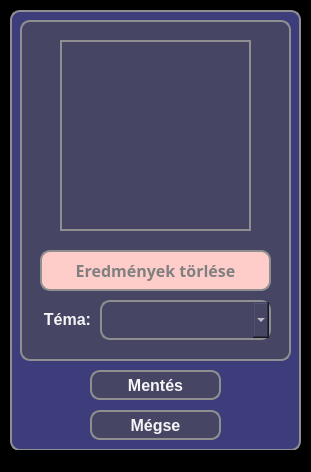
<?xml version="1.0" encoding="UTF-8"?>
<ui version="4.0">
 <class>MainWindow</class>
 <widget class="QMainWindow" name="MainWindow">
  <property name="geometry">
   <rect>
    <x>0</x>
    <y>0</y>
    <width>311</width>
    <height>472</height>
   </rect>
  </property>
  <property name="windowTitle">
   <string>Beállítások</string>
  </property>
  <property name="styleSheet">
   <string notr="true">* {
	background-color: black;
}</string>
  </property>
  <widget class="QWidget" name="centralwidget">
   <widget class="QWidget" name="widget_3" native="true">
    <property name="geometry">
     <rect>
      <x>10</x>
      <y>10</y>
      <width>291</width>
      <height>441</height>
     </rect>
    </property>
    <property name="styleSheet">
     <string notr="true">* {
	background-color: #3d3d7b;
	border: 2px solid #8f8f91;
	border-radius: 10px;
	color: white;
	font-size: 16px;
	font-weight: bold;
}</string>
    </property>
    <widget class="QPushButton" name="saveAndCloseButton">
     <property name="geometry">
      <rect>
       <x>80</x>
       <y>360</y>
       <width>131</width>
       <height>30</height>
      </rect>
     </property>
     <property name="styleSheet">
      <string notr="true">* {
	background-color: rgb(70, 70, 100);
	border: 2px solid #8f8f91;
	border-radius: 10px;
	color: whitesmoke;
}

*:hover {
	background-color: rgb(120, 120, 220);
	color: white;
}</string>
     </property>
     <property name="text">
      <string>Mentés</string>
     </property>
    </widget>
    <widget class="QPushButton" name="abortButton">
     <property name="geometry">
      <rect>
       <x>80</x>
       <y>400</y>
       <width>131</width>
       <height>30</height>
      </rect>
     </property>
     <property name="styleSheet">
      <string notr="true">* {
	background-color: rgb(70, 70, 100);
	border: 2px solid #8f8f91;
	border-radius: 10px;
	color: whitesmoke;
}

*:hover {
	background-color: rgb(120, 120, 220);
	color: white;
}</string>
     </property>
     <property name="text">
      <string>Mégse</string>
     </property>
    </widget>
    <widget class="QWidget" name="widget_2" native="true">
     <property name="geometry">
      <rect>
       <x>10</x>
       <y>10</y>
       <width>271</width>
       <height>341</height>
      </rect>
     </property>
     <property name="styleSheet">
      <string notr="true">* {
	background-color: rgb(70, 70, 100);
	border: 2px solid #8f8f91;
	border-radius: 10px;
	color: white;
	font-size: 16px;
	font-weight: bold;
}</string>
     </property>
     <widget class="QFrame" name="profilePicture">
      <property name="geometry">
       <rect>
        <x>40</x>
        <y>20</y>
        <width>191</width>
        <height>191</height>
       </rect>
      </property>
      <property name="styleSheet">
       <string notr="true">border-radius: 0px;</string>
      </property>
      <property name="frameShape">
       <enum>QFrame::StyledPanel</enum>
      </property>
      <property name="frameShadow">
       <enum>QFrame::Raised</enum>
      </property>
     </widget>
     <widget class="QPushButton" name="restoreDefaultResultsButton">
      <property name="geometry">
       <rect>
        <x>20</x>
        <y>230</y>
        <width>231</width>
        <height>41</height>
       </rect>
      </property>
      <property name="font">
       <font>
        <family>Corbel</family>
        <pointsize>-1</pointsize>
        <bold>true</bold>
       </font>
      </property>
      <property name="styleSheet">
       <string notr="true">* {
	background-color: rgb(255, 205, 201);
	color: grey;
}

*:hover {
	background-color: rgb(255, 102, 89);
	color: white;
}</string>
      </property>
      <property name="text">
       <string>Eredmények törlése</string>
      </property>
     </widget>
     <widget class="QComboBox" name="changeThemeBox">
      <property name="geometry">
       <rect>
        <x>80</x>
        <y>280</y>
        <width>171</width>
        <height>40</height>
       </rect>
      </property>
      <property name="font">
       <font>
        <family>Corbel</family>
        <pointsize>-1</pointsize>
        <bold>true</bold>
       </font>
      </property>
      <property name="editable">
       <bool>true</bool>
      </property>
      <property name="currentText">
       <string/>
      </property>
      <property name="placeholderText">
       <string/>
      </property>
      <property name="frame">
       <bool>true</bool>
      </property>
     </widget>
     <widget class="QLabel" name="themeLabel">
      <property name="geometry">
       <rect>
        <x>20</x>
        <y>290</y>
        <width>51</width>
        <height>31</height>
       </rect>
      </property>
      <property name="layoutDirection">
       <enum>Qt::LeftToRight</enum>
      </property>
      <property name="styleSheet">
       <string notr="true">*{
	color: whitesmoke;
	border: none;
}</string>
      </property>
      <property name="text">
       <string>Téma:</string>
      </property>
      <property name="alignment">
       <set>Qt::AlignRight</set>
      </property>
     </widget>
    </widget>
   </widget>
  </widget>
  <widget class="QStatusBar" name="statusbar"/>
 </widget>
 <resources/>
 <connections/>
</ui>
